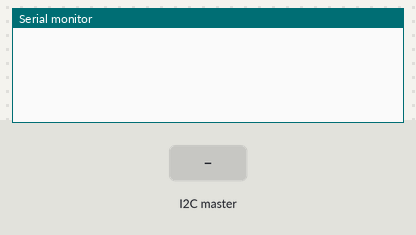
The sketch below on a simulated Arduino Uno, built with avr-gcc and run on an emulated ATmega328P. On the bench: the last lines printed to the serial monitor. The test bench sets the inputs (shaded band).

Above: at 1.2 s.
1.3 s: the I2C master sends the byte 1
At 2.5 s:
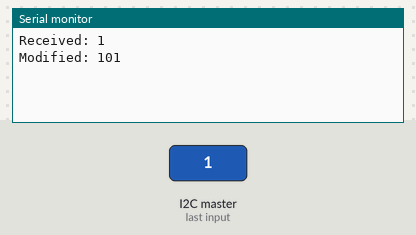
2.8 s: the I2C master sends the byte 0
At 3.7 s:
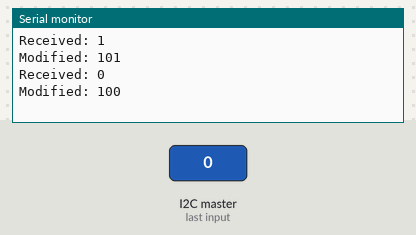

The sketch:

task1b.ino
```cpp
#include <Wire.h>
#define MY_ADDR 8

volatile int receivedInt = 0;
volatile int modifiedInt = 0;

void setup() {
  Serial.begin(115200);
  Wire.begin(MY_ADDR);
  Wire.onReceive(receive);
  Wire.onRequest(request);
}

void loop() {}

void receive() {
  if (Wire.available()) {
    receivedInt = Wire.read(); // Read 1 byte
    modifiedInt = receivedInt + 100; // Add 100 to the received byte

    // Debugging: Print received and modified integer to Serial Monitor
    Serial.print("Received: ");
    Serial.println(receivedInt);
    Serial.print("Modified: ");
    Serial.println(modifiedInt);
  }
}

void request() {
  // Send the modified integer back (1 byte)
  Wire.write(modifiedInt); // Send modified value
}
```

Measured:
- after the input at 1.3 s, the serial monitor: prints a new line at once (image 1)
- after the input at 2.8 s, the serial monitor: prints a new line at once (image 2)
